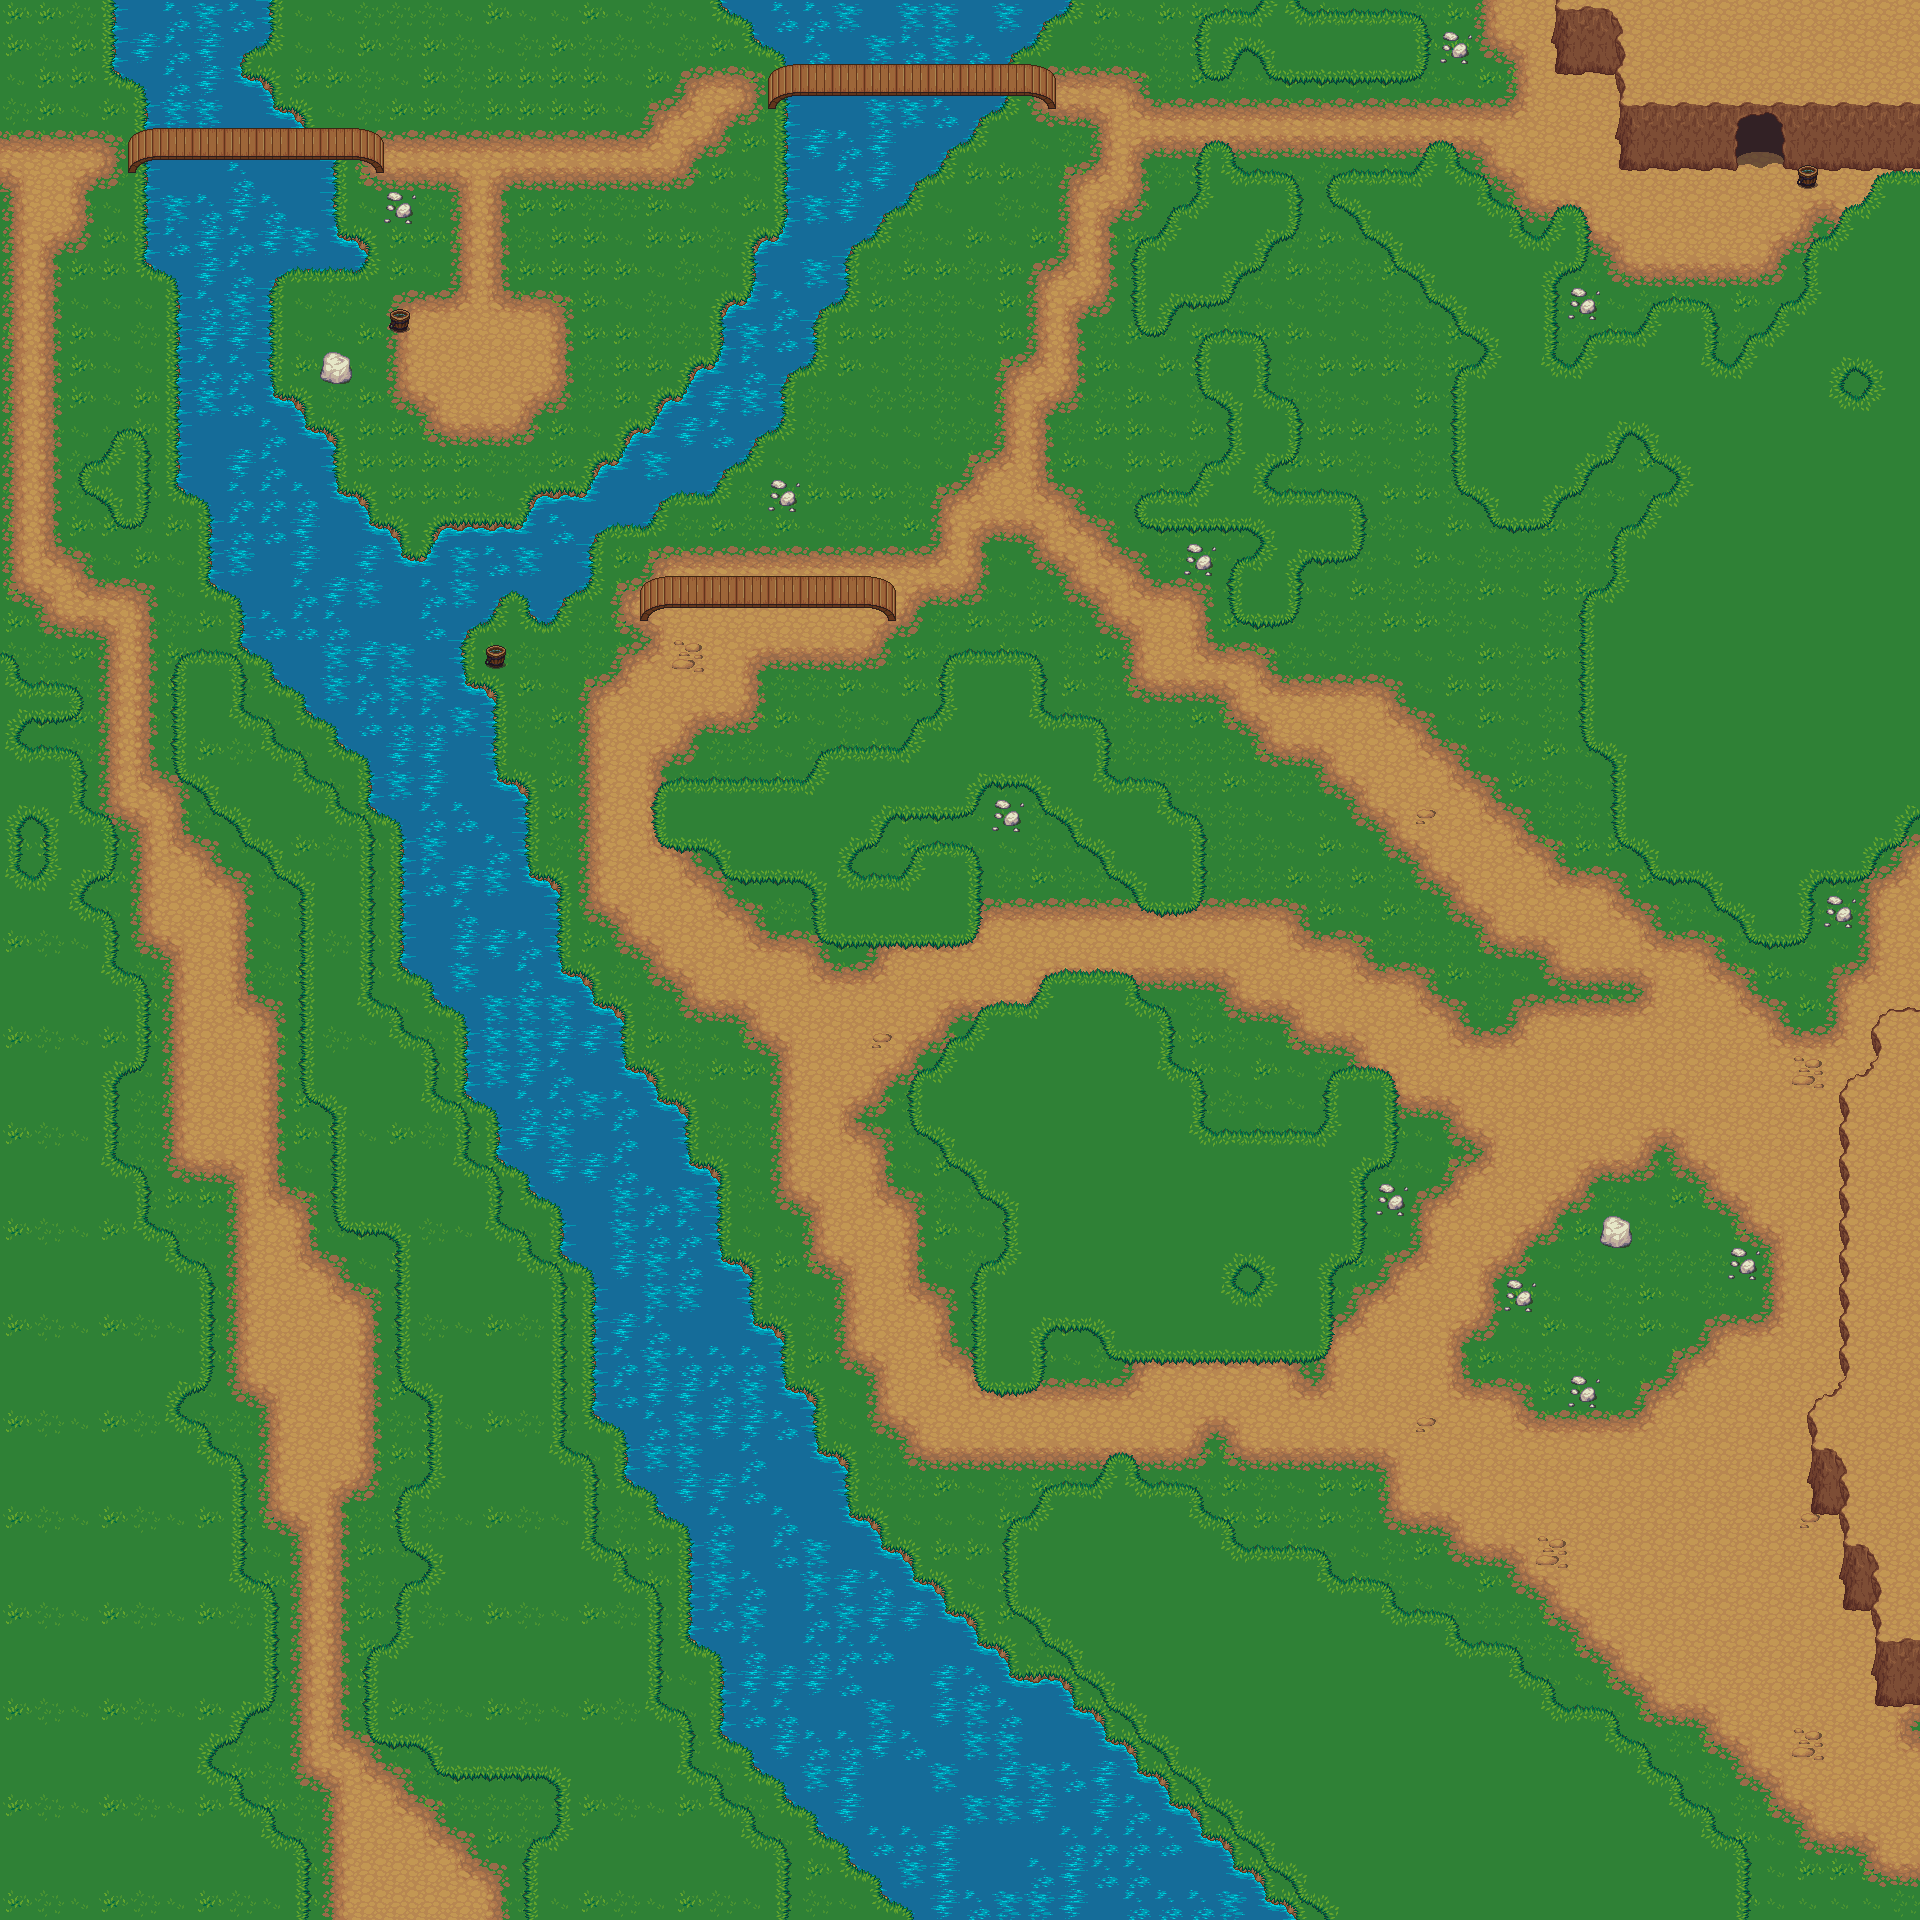

A level layout from a 2D game, rendered from its tile map. Below: a short description, then the map file with tile-grid data replaced by summaries:
An orthogonal 60x60 tile map with 32x32 px tiles, 5 tile layers (Base Layer, Path Layer, TallGrass, Cliff Layer, ...), 8 tilesets and 160 objects (56x Some2DRPG.GameObjects.Misc.Coin, 3x Some2DRPG.GameObjects.Misc.Chest, 3x Some2DRPG.GameObjects.Misc.CoinArea, 2x Some2DRPG.GameObjects.MapEntrance, GameEngine.GameObjects.MapZone).

<map version="1.0" orientation="orthogonal" width="60" height="60" tilewidth="32" tileheight="32" backgroundcolor="#000000">
 <properties>
  <property name="Assembly" value="Some2DRPG" />
  <property name="MapScript" value="Some2DRPG.MapScripts.ExampleMapScript" />
 </properties>
 <tileset firstgid="1" source="Tilesets/grass.tsx" />
 <tileset firstgid="19" source="Tilesets/watergrass.tsx" />
 <tileset firstgid="37" source="Tilesets/buckets.tsx" />
 <tileset firstgid="43" source="Tilesets/rock.tsx" />
 <tileset firstgid="45" source="Tilesets/bridges.tsx" />
 <tileset firstgid="87" source="Tilesets/treetop.tsx" />
 <tileset firstgid="89" source="Tilesets/dirt.tsx" />
 <tileset firstgid="107" name="mountains" tilewidth="32" tileheight="32">
  <properties>
   <property name="Content" value="LPC/Terrain/mountains" />
  </properties>
  <image source="../LPC/Terrain/mountains.png" width="384" height="288" />
  <tile id="0">
   <properties>
    <property name="Impassable" value="" />
   </properties>
  </tile>
  <tile id="1">
   <properties>
    <property name="Impassable" value="" />
   </properties>
  </tile>
  <tile id="2">
   <properties>
    <property name="Impassable" value="" />
   </properties>
  </tile>
  <tile id="3">
   <properties>
    <property name="Impassable" value="" />
   </properties>
  </tile>
  <tile id="4">
   <properties>
    <property name="Impassable" value="" />
   </properties>
  </tile>
  <tile id="5">
   <properties>
    <property name="Impassable" value="" />
   </properties>
  </tile>
  <tile id="6">
   <properties>
    <property name="Impassable" value="" />
   </properties>
  </tile>
  <tile id="7">
   <properties>
    <property name="Impassable" value="" />
   </properties>
  </tile>
  <tile id="8">
   <properties>
    <property name="Impassable" value="" />
   </properties>
  </tile>
  <tile id="9">
   <properties>
    <property name="Impassable" value="" />
   </properties>
  </tile>
  <tile id="12">
   <properties>
    <property name="Impassable" value="" />
   </properties>
  </tile>
  <tile id="13">
   <properties>
    <property name="Impasable" value="" />
   </properties>
  </tile>
  <tile id="14">
   <properties>
    <property name="Impassable" value="" />
   </properties>
  </tile>
  <tile id="15">
   <properties>
    <property name="Impassable" value="" />
   </properties>
  </tile>
  <tile id="16">
   <properties>
    <property name="Impassable" value="" />
   </properties>
  </tile>
  <tile id="17">
   <properties>
    <property name="Impassable" value="" />
   </properties>
  </tile>
  <tile id="19">
   <properties>
    <property name="Impassable" value="" />
   </properties>
  </tile>
  <tile id="20">
   <properties>
    <property name="Impassable" value="" />
   </properties>
  </tile>
  <tile id="21">
   <properties>
    <property name="Impassable" value="" />
   </properties>
  </tile>
  <tile id="24">
   <properties>
    <property name="Impassable" value="" />
   </properties>
  </tile>
  <tile id="25">
   <properties>
    <property name="Impassable" value="" />
   </properties>
  </tile>
  <tile id="26">
   <properties>
    <property name="Impassable" value="" />
   </properties>
  </tile>
  <tile id="27">
   <properties>
    <property name="Impassable" value="" />
   </properties>
  </tile>
  <tile id="28">
   <properties>
    <property name="Impassable" value="" />
   </properties>
  </tile>
  <tile id="29">
   <properties>
    <property name="Impassable" value="" />
   </properties>
  </tile>
  <tile id="30">
   <properties>
    <property name="Impassable" value="" />
   </properties>
  </tile>
  <tile id="31">
   <properties>
    <property name="Impassable" value="" />
   </properties>
  </tile>
  <tile id="32">
   <properties>
    <property name="Impassable" value="" />
   </properties>
  </tile>
  <tile id="33">
   <properties>
    <property name="Impassable" value="" />
   </properties>
  </tile>
  <tile id="36">
   <properties>
    <property name="Impassable" value="" />
   </properties>
  </tile>
  <tile id="37">
   <properties>
    <property name="Imassable" value="" />
   </properties>
  </tile>
  <tile id="38">
   <properties>
    <property name="Impassable" value="" />
   </properties>
  </tile>
  <tile id="39">
   <properties>
    <property name="Impassable" value="" />
   </properties>
  </tile>
  <tile id="40">
   <properties>
    <property name="Impassable" value="" />
   </properties>
  </tile>
  <tile id="41">
   <properties>
    <property name="Impassable" value="" />
   </properties>
  </tile>
  <tile id="42">
   <properties>
    <property name="Impassable" value="" />
   </properties>
  </tile>
  <tile id="43">
   <properties>
    <property name="Impassable" value="" />
   </properties>
  </tile>
  <tile id="44">
   <properties>
    <property name="Impassable" value="" />
   </properties>
  </tile>
  <tile id="45">
   <properties>
    <property name="Impassable" value="" />
   </properties>
  </tile>
  <tile id="48">
   <properties>
    <property name="Impassable" value="" />
   </properties>
  </tile>
  <tile id="49">
   <properties>
    <property name="Impassable" value="" />
   </properties>
  </tile>
  <tile id="50">
   <properties>
    <property name="Impassable" value="" />
   </properties>
  </tile>
  <tile id="53">
   <properties>
    <property name="Impassable" value="" />
   </properties>
  </tile>
  <tile id="54">
   <properties>
    <property name="Impassable" value="" />
   </properties>
  </tile>
  <tile id="55">
   <properties>
    <property name="Impassable" value="" />
   </properties>
  </tile>
  <tile id="61">
   <properties>
    <property name="Impassable" value="" />
   </properties>
  </tile>
  <tile id="62">
   <properties>
    <property name="Impassable" value="" />
   </properties>
  </tile>
  <tile id="73">
   <properties>
    <property name="Impassable" value="" />
   </properties>
  </tile>
  <tile id="74">
   <properties>
    <property name="Impassable" value="" />
   </properties>
  </tile>
  <tile id="106">
   <properties>
    <property name="Impassable" value="" />
   </properties>
  </tile>
 </tileset>
 <layer name="Base Layer" width="60" height="60">
  <data>[3600 cells, 3600 non-empty, 20 distinct tile ids]</data>
 </layer>
 <layer name="Path Layer" width="60" height="60">
  <data>[3600 cells, 1132 non-empty, 13 distinct tile ids]</data>
 </layer>
 <layer name="TallGrass" width="60" height="60">
  <data>[3600 cells, 1352 non-empty, 16 distinct tile ids]</data>
 </layer>
 <layer name="Cliff Layer" width="60" height="60">
  <properties>
   <property name="Color" value="#dddddd" />
  </properties>
  <data>[3600 cells, 135 non-empty, 20 distinct tile ids]</data>
 </layer>
 <layer name="Bridges and Items" width="60" height="60">
  <data>[3600 cells, 56 non-empty, 12 distinct tile ids]</data>
 </layer>
 <objectgroup color="#ffff00" name="Object Layer 1" width="60" height="60">
  <object gid="87" x="496" y="296">
   <properties>
    <property name="$UpdateEvent" value="staticObject_UpdateEvent" />
   </properties>
  </object>
  <object gid="87" x="531" y="134" />
  <object gid="87" x="322" y="366">
   <properties>
    <property name="$UpdateEvent" value="staticObject_UpdateEvent" />
   </properties>
  </object>
  <object gid="87" x="807" y="460" />
  <object gid="87" x="512" y="757" />
  <object gid="88" x="568" y="375" />
  <object gid="88" x="370" y="102" />
  <object gid="88" x="8" y="123" />
  <object gid="88" x="238" y="787" />
  <object gid="88" x="82" y="489" />
  <object gid="87" x="871" y="312" />
  <object gid="88" x="410" y="490" />
  <object gid="88" x="638" y="304" />
  <object gid="88" x="829" y="882" />
  <object gid="88" x="298" y="1086" />
  <object gid="88" x="162" y="732" />
  <object gid="88" x="-13" y="943" />
  <object gid="88" x="363" y="1129" />
  <object gid="88" x="44" y="1035" />
  <object gid="88" x="427" y="1402" />
  </objectgroup>
</map>
<!-- 140 of 160 objects omitted -->
